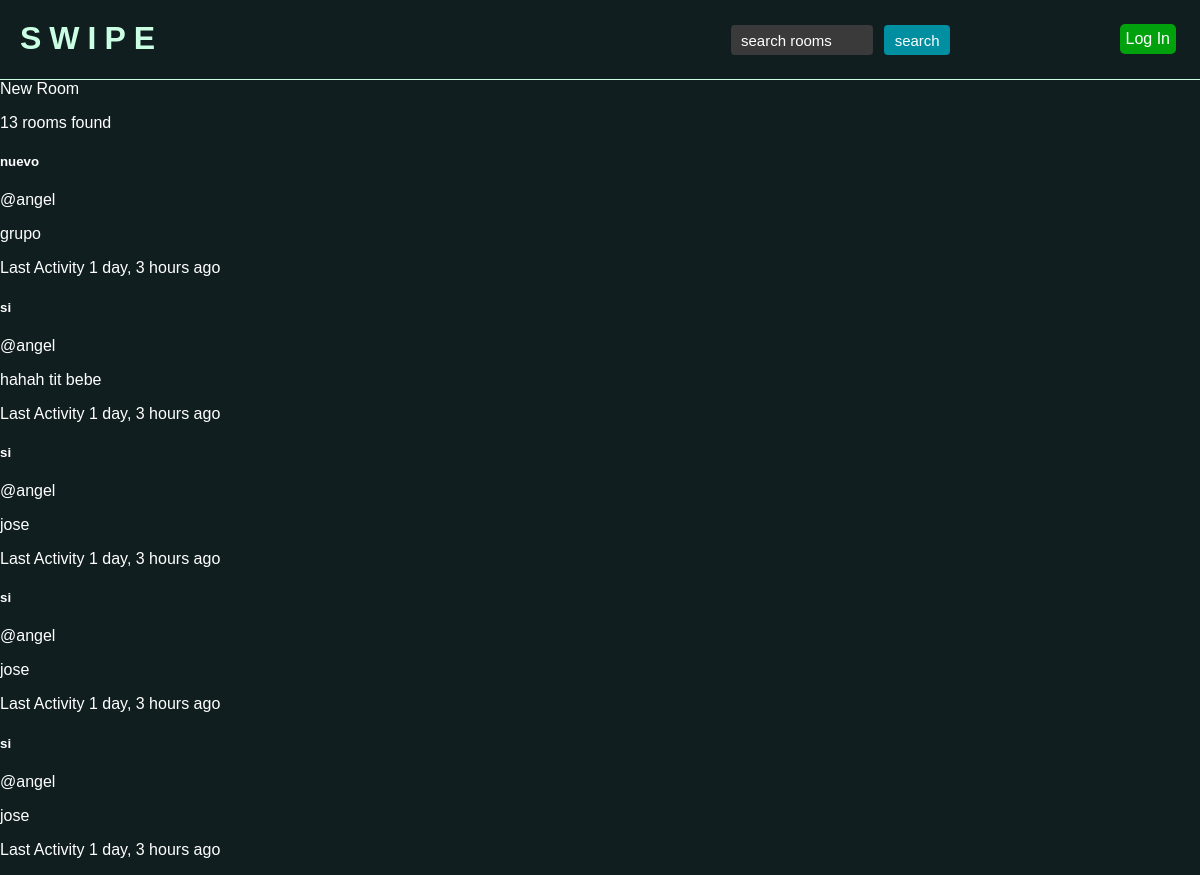
The app's page / (upper part), older data.
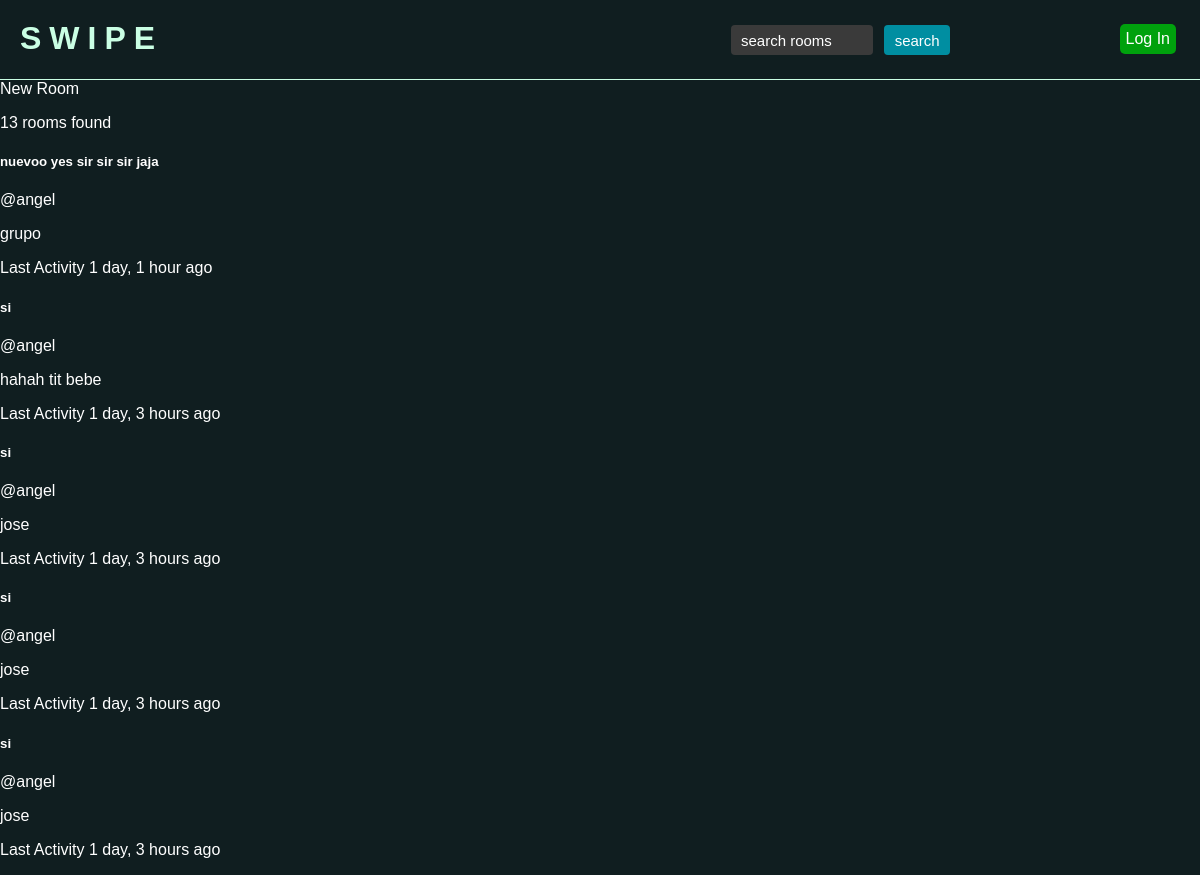
The same page, newer data.
### base/models.py (models this page shows, shortened)
class Room(models.Model):
    host = models.ForeignKey(User, on_delete=models.SET_NULL, null=True)
    name = models.CharField(max_length=150)
    description = models.TextField(null=True, blank=True)
    updated = models.DateTimeField(auto_now=True)
    created = models.DateTimeField(auto_now_add= True)
    class Meta:
        ordering = ['-updated', '-created'] # sort rooms

### base/views.py (the view)
# urls.py: path('', views.home, name='home'),
def home(request):
    q = request.GET.get('q') if request.GET.get('q') != None else ''
    rooms = Room.objects.filter(Q(name__icontains=q) | Q(description__icontains=q))
    room_count = rooms.count()
    context = {'rooms': rooms, 'room_count': room_count}
    return render(request, 'base/home.html', context)

### base/templates/base/home.html
{% extends 'main.html' %}
{% block content %}
<div>
    <a href="{% url 'create-room' %}">New Room</a>
    <p>{{room_count}} rooms found</p>
    <div>
        {% for room in rooms %}
            <div>
                <h5><a href="{% url 'room' room.id %}">{{room.name}}</a></h5>
                <p>@{{room.host.username}}</p>
                <p>{{room.description}}</p>
                <p>Last Activity {{room.updated|timesince}} ago</p>
            </div>
        {% endfor %}
    </div>
</div>
{% endblock content %}

Row changes from the older to the newer data that the page shows:
changed Room "grupo": name "nuevo" → "nuevoo yes sir sir sir jaja"; updated "1 day, 3 hours" → "1 day, 1 hour"
